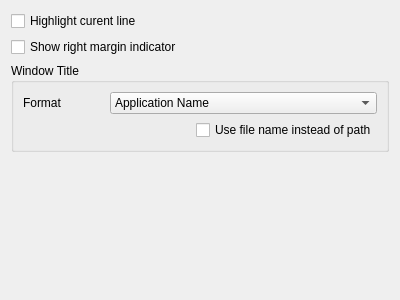
<?xml version="1.0" encoding="UTF-8"?>
<ui version="4.0">
 <class>General</class>
 <widget class="QWidget" name="General">
  <property name="geometry">
   <rect>
    <x>0</x>
    <y>0</y>
    <width>400</width>
    <height>300</height>
   </rect>
  </property>
  <property name="windowTitle">
   <string>General</string>
  </property>
  <property name="windowIcon">
   <iconset resource="../../../res.qrc">
    <normaloff>:/icons/resources/icons/Prymatex_Logo.png</normaloff>:/icons/resources/icons/Prymatex_Logo.png</iconset>
  </property>
  <layout class="QVBoxLayout" name="verticalLayout">
   <item>
    <widget class="QCheckBox" name="checkBox">
     <property name="text">
      <string>Highlight curent line</string>
     </property>
    </widget>
   </item>
   <item>
    <widget class="QCheckBox" name="checkBox_2">
     <property name="text">
      <string>Show right margin indicator</string>
     </property>
    </widget>
   </item>
   <item>
    <widget class="QGroupBox" name="groupBox">
     <property name="title">
      <string>Window Title</string>
     </property>
     <layout class="QGridLayout" name="gridLayout">
      <item row="0" column="1" colspan="2">
       <widget class="QComboBox" name="comboBox">
        <item>
         <property name="text">
          <string>Application Name</string>
         </property>
        </item>
        <item>
         <property name="text">
          <string>Current File - Application Name</string>
         </property>
        </item>
        <item>
         <property name="text">
          <string>Current Project - Current File</string>
         </property>
        </item>
       </widget>
      </item>
      <item row="2" column="2">
       <widget class="QCheckBox" name="checkBox_3">
        <property name="text">
         <string>Use file name instead of path</string>
        </property>
        <property name="setting" stdset="0">
         <string>editor.pepe</string>
        </property>
       </widget>
      </item>
      <item row="0" column="0">
       <widget class="QLabel" name="label">
        <property name="text">
         <string>Format</string>
        </property>
       </widget>
      </item>
     </layout>
    </widget>
   </item>
   <item>
    <spacer name="verticalSpacer">
     <property name="orientation">
      <enum>Qt::Vertical</enum>
     </property>
     <property name="sizeHint" stdset="0">
      <size>
       <width>20</width>
       <height>40</height>
      </size>
     </property>
    </spacer>
   </item>
  </layout>
 </widget>
 <resources>
  <include location="../../../res.qrc"/>
 </resources>
 <connections/>
</ui>
